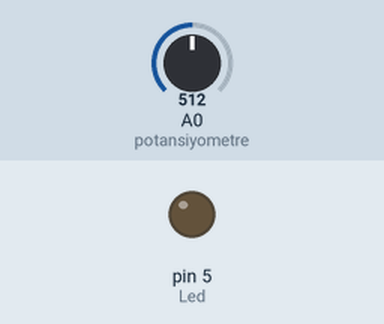
Simulated run of this sketch. Board: Arduino Uno, built with avr-gcc and run on an emulated ATmega328P. Parts: output pins drawn as LEDs (lit = HIGH). Inputs (shaded band) come from the test bench; at power-on: A0 (potansiyometre) = 512. What the sketch prints to the serial monitor is not drawn.

Above: at 1.6 s.
1.7 s: A0 (potansiyometre) set to 122
5.2 s: A0 (potansiyometre) set to 716
Timing chart, 0 to 14.7 s (numbered marks = the images above; inputs shaded):
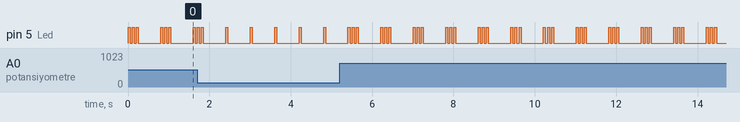

Measured:
- by itself, pin 5 (Led): repeats every 0.80 s: 2 × (LOW 0.05 s, HIGH 0.05 s), LOW 0.55 s, HIGH 0.05 s

The sketch:

zamanli_led.ino
```cpp
const int potansiyometre = A0;
const int Led = 5;

void setup() {
  pinMode(potansiyometre, INPUT);
  pinMode(Led, OUTPUT);
  Serial.begin(9600);
}

void loop() {
  int pot_deger = analogRead(potansiyometre);

  int ledBlinkCount = map(pot_deger, 0, 1023, 1, 5);

  Serial.print("Potansiyometre Değeri: ");
  Serial.print(pot_deger);
  Serial.print(" - Yanıp Sönme Sayısı: ");
  Serial.println(ledBlinkCount);

  for (int i = 0; i < ledBlinkCount; i++) {
    digitalWrite(Led, HIGH);
    delay(50);
    digitalWrite(Led, LOW);
    delay(50);
  }

  delay(500);
}
```
